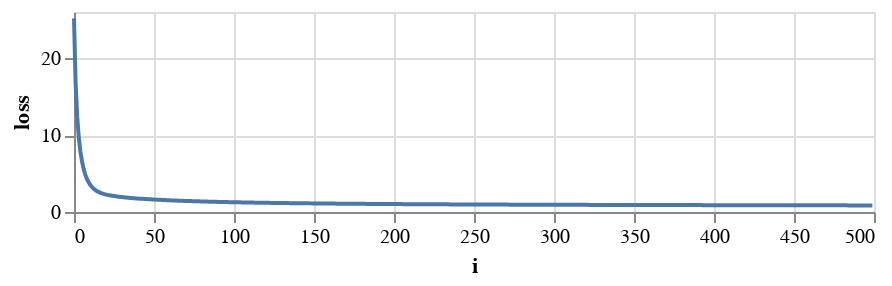

Notebook code for this chart:
### Code cell
loss_df = pd.DataFrame({'i':range(500), 'loss':loss_record})
alt.Chart(loss_df, height=100).mark_line().encode(x='i', y='loss')

### Figure 1 — Vega-Lite specification as saved in the notebook (floating-point values rounded to 4 significant figures; data arrays with more than 128 entries replaced by an {"elided": "..."} marker saying what was removed)
{"$schema": "https://vega.github.io/schema/vega-lite/v3.4.0.json", "config": {"mark": {"tooltip": null}, "view": {"height": 300, "width": 400}}, "data": {"name": "data-e2d62da62312962d4b80259579c9c1d9"}, "datasets": {"data-e2d62da62312962d4b80259579c9c1d9": {"elided": "500 records"}}, "encoding": {"x": {"field": "i", "type": "quantitative"}, "y": {"field": "loss", "type": "quantitative"}}, "height": 100, "mark": "line"}
